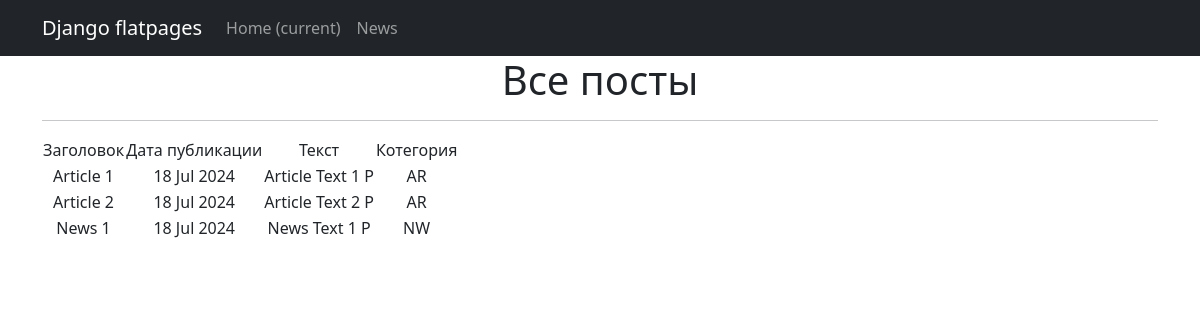
Page /news/ on the committed database.
### news/models.py (models this page shows, shortened)
class Post(models.Model):
    author = models.ForeignKey(Author, on_delete=models.CASCADE)
    NEWS = 'NW'
    ARTICLE = 'AR'
    CATEGORY_CHOICES = (
        (NEWS, 'Новость'),
        (ARTICLE, 'Статья'),
    )
    categoryType = models.CharField(max_length=2, choices=CATEGORY_CHOICES, default=ARTICLE)
    dateCreation = models.DateTimeField(auto_now_add=True)
    postCategory = models.ManyToManyField(Category, through='PostCategory')
    title = models.CharField(max_length=128)
    text = models.TextField()
    rating = models.SmallIntegerField(default=0)

### news/views.py (the view)
# urls.py: path('', PostsList.as_view(), name='post_list'),
class PostsList(ListView):
    model = Post
    ordering = 'text'
    template_name = 'news.html'
    queryset = Post.objects.order_by('-dateCreation')
    context_object_name = 'Posts'
    paginate_by = 10

### news/templatetags/custom_filters.py (called while the page is built)
@register.filter()
def censor(value):
   return f'{value} Р'

### templates/news.html (shortened to what this page needs)
{% extends 'flatpages/default.html' %}
{% load custom_filters %}
{% block content %}
   <h1>Все посты</h1>
   <hr>
   {% if Posts %}
       <table>
           <tr>
               <td>Заголовок</td>
               <td>Дата публикации</td>
               <td>Текст</td>
               <td>Котегория</td>
           </tr>
           {% for Post in Posts %}
           <tr>
               <td>{{ Post.title }}</td>
               <td>{{ Post.dateCreation|date:'d M Y' }}</td>
               <td>{{ Post.text|truncatechars:20|censor}}</td>
               <td>{{ Post.categoryType }}</td>
           {% endfor %}
       </table>
   {% else %}
       <h2>Постов нет!</h2>
   {% endif %}
{% endblock content %}

### templates/flatpages/default.html (shortened to what this page needs)
<!DOCTYPE html>
<html lang="en">
    <head>
        {% load static %}
        <link href="{% static 'css/styles.css' %}" rel="stylesheet" />
    </head>
    <body>
        <nav class="navbar navbar-expand-lg navbar-dark bg-dark static-top">
            <div class="container">
                <a class="navbar-brand" href="#">Django flatpages</a>
                <div class="collapse navbar-collapse" id="navbarResponsive">
                    <ul class="navbar-nav ml-auto">
                        <li class="nav-item active">
                            <a class="nav-link" href="#">Home
                                <span class="sr-only">(current)</span>
                            </a>
                        </li>
                        <li class="nav-item">
                            <a class="nav-link" href="/news/">News</a>
                        </li>
                        <li class="nav-item">
                            <a class="nav-link" href=""></a>
                        </li>
                    </ul>
               </div>
           </div>
        </nav>
        <div class="container">
            <div class="row">
                <div class="col-lg-12 text-center">
                    {% block content %}{% endblock content %}
                </div>
            </div>
        </div>
    </body>
</html>

### rows in the picture
Post: title "Article 1", dateCreation "18 Jul 2024", text|censor "Article Text 1 Р", categoryType "AR"
Post: title "Article 2", dateCreation "18 Jul 2024", text|censor "Article Text 2 Р", categoryType "AR"
Post: title "News 1", dateCreation "18 Jul 2024", text|censor "News Text 1 Р", categoryType "NW"
